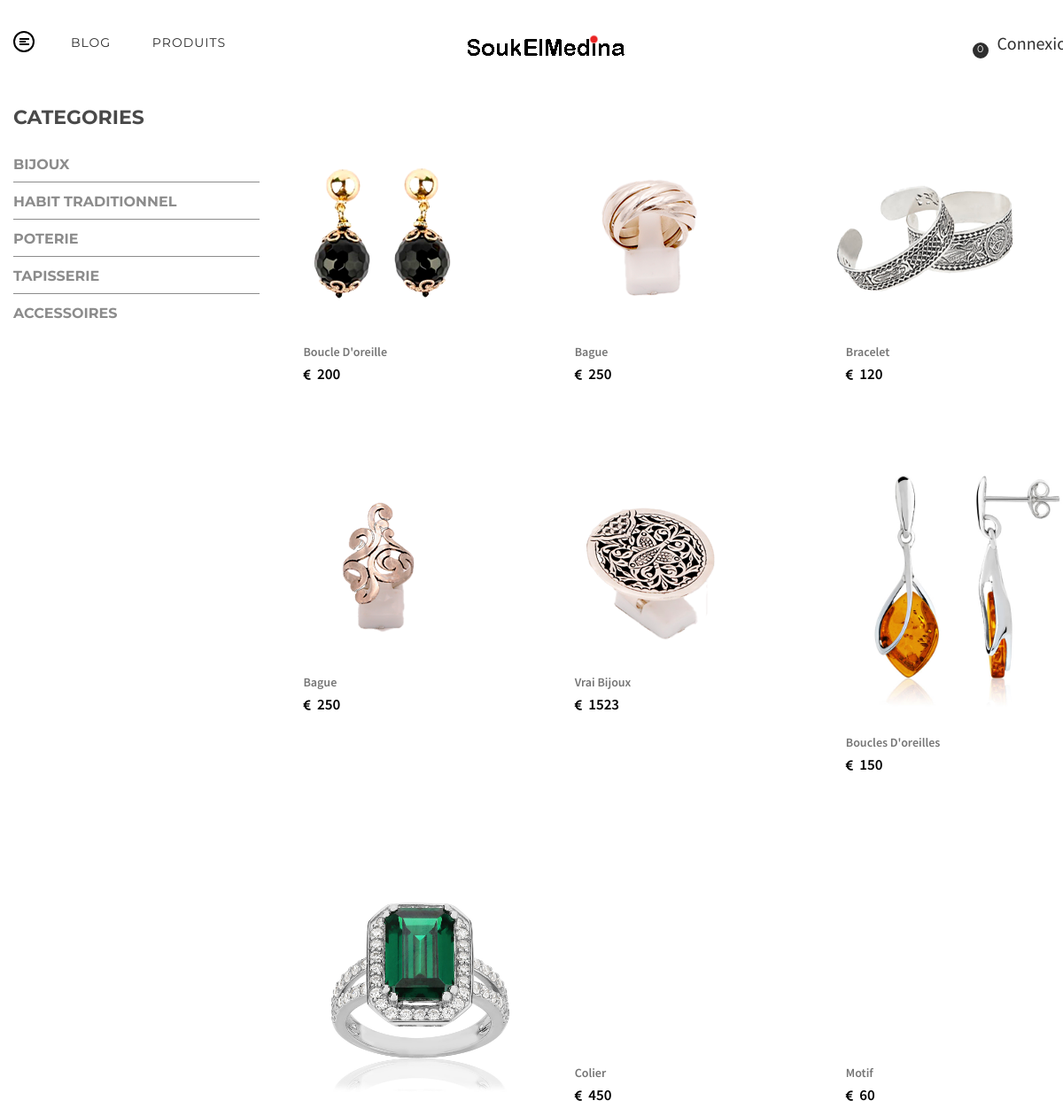
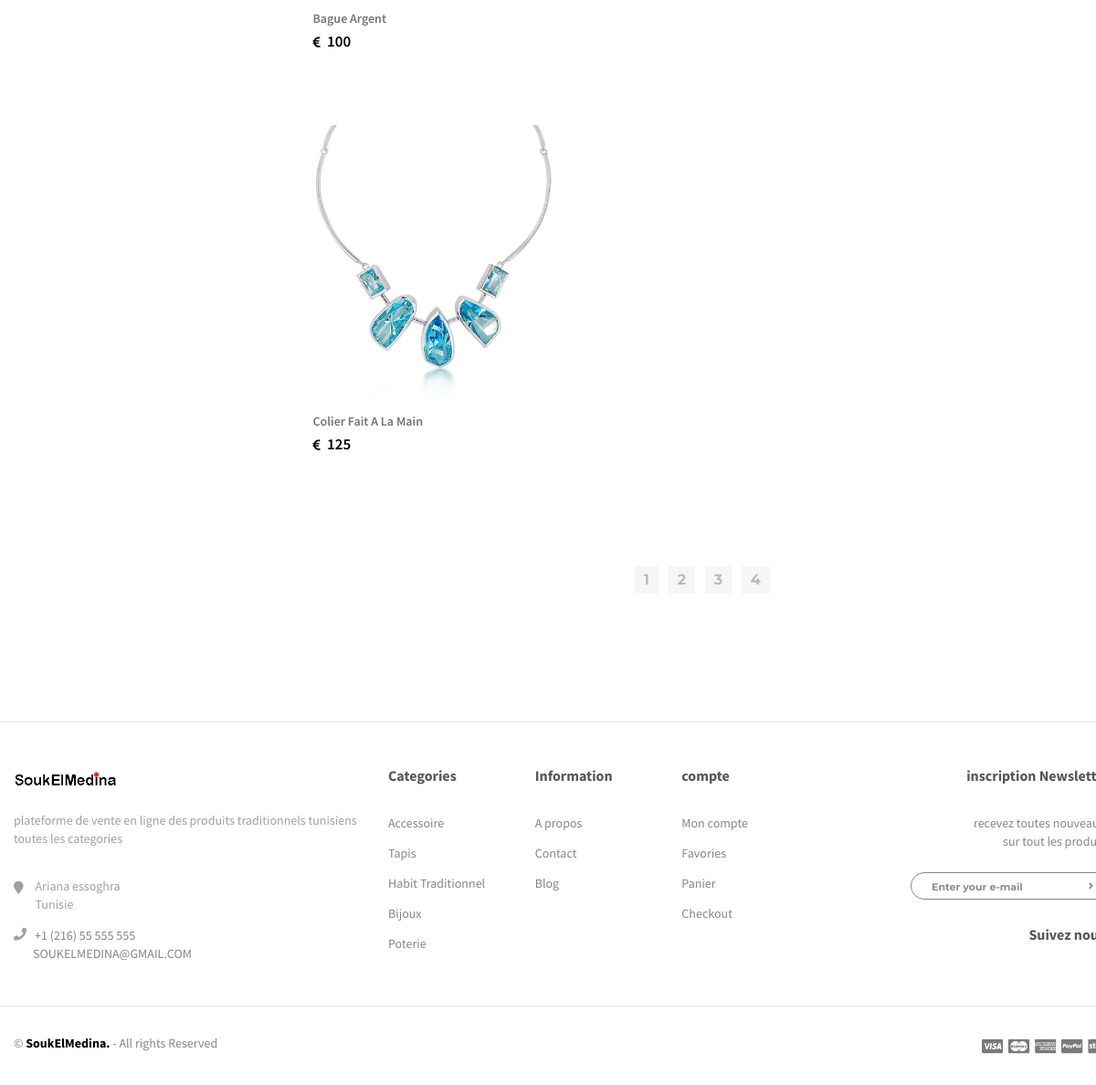
The page /product-grid-view.php?referencee=bijoux on the database its author committed (2 pictures, top to bottom).
### tables this page shows
CREATE TABLE IF NOT EXISTS `produit` (
  `reference` int(11) NOT NULL AUTO_INCREMENT,
  `nom` varchar(255) NOT NULL,
  `prix` float NOT NULL,
  `categorie` varchar(255) NOT NULL,
  `description` varchar(255) NOT NULL,
  `image` varchar(255) NOT NULL,
  `date` timestamp NOT NULL DEFAULT CURRENT_TIMESTAMP,
  PRIMARY KEY (`reference`),
  KEY `fk` (`categorie`),
  KEY `categorie` (`categorie`)
);

### core/produitC.php (called while the page is built, shortened)
<?PHP
 class produitC {
    function affichagecat($r){
         $db = config::getConnexion();
        try{
        $q = $db->prepare("SELECT * FROM produit p inner join categorie c on p.categorie=c.referencee where c.referencee=:r");
        $q->bindValue(':r', $r);
        $q->execute();
        if ($q->rowCount() > 0){
        $check = $q->fetchAll();
        return $check;
        }
        else {
            return null ;
        }
    }
        catch (Exception $e){
            die('Erreur: '.$e->getMessage());
        }
    }
}
?>

### product-grid-view.php (the view, shortened to what this page needs)
<?php
include_once "index_sub/header.php";
if (isset($_GET['referencee'])) {
include_once "core/produitC.php";
$produit=new produitC();
$liste=$produit->affichagecat($_GET['referencee']);
}
?>
			<main id="mt-main">
				<div class="container">
					<div class="row">
						<aside id="sidebar" class="col-xs-12 col-sm-4 col-md-3 wow fadeInLeft" data-wow-delay="0.4s">
							<section class="shop-widget">
								<h2>CATEGORIES</h2>
								<ul class="list-unstyled category-list">
									<li>
										<a href="product-grid-view.php?referencee=bijoux">
											<span class="name">Bijoux</span>
										</a>
									</li>
									<li>
										<a href="product-grid-view.php?referencee=habit traditionnels">
											<span class="name">Habit traditionnel</span>
										</a>
									</li>
									<li>
										<a href="product-grid-view.php?referencee=poterie">
											<span class="name">Poterie</span>
										</a>
									</li>
									<li>
										<a href="product-grid-view.php?referencee=tapis">
											<span class="name">Tapisserie</span>
										</a>
									</li>
									<li>
										<a href="product-grid-view.php?referencee=accessoire">
											<span class="name">Accessoires</span>
										</a>
									</li>
								</ul>
							</section>
						</aside>
						<div class="col-xs-12 col-sm-8 col-md-9 wow fadeInRight" data-wow-delay="0.4s">
							<header class="mt-shoplist-header">
							</header>
							<ul class="mt-productlisthold list-inline">
								<?php
											foreach ($liste as $row) {
												?>
								<li>
									<div class="mt-product1">
										<div class="box">
											<div class="b1">
												<div class="b2">
													<a href="product-detail.php?reference=<?php echo $row['reference'] ;?>"><img src="<?php echo $row['image'] ; ?>" alt="<?php $row['nom'] ;?>"></a>
												</div>
											</div>
										</div>
										<div class="txt">
											<strong class="title"><a href="product-detail.php?reference=<?php echo $row['reference']; ?>"><?php echo $row['nom']; ?></a></strong>
											<span class="price"><i class="fa fa-eur"></i> <span><?php echo $row['prix']; ?></span></span>
										</div>
										<br>
									</div>
								</li>
							<?php } ?>
							</ul>
							<nav class="mt-pagination">
								<ul class="list-inline">
									<li><a href="#">1</a></li>
									<li><a href="#">2</a></li>
									<li><a href="#">3</a></li>
									<li><a href="#">4</a></li>
								</ul>
							</nav>
						</div>
					</div>
				</div>
			</main>
			<?php 		include_once "index_sub/footer.php";
 ?>

### index_sub/header.php (shortened to what this page needs)
<!DOCTYPE html>
<html lang="en">
<head>
	<link rel="stylesheet" href="assets/css/bootstrap.css">
  <link rel="stylesheet" href="assets/css/animate.css">
	<link rel="stylesheet" href="assets/css/icon-fonts.css">
	<link rel="stylesheet" href="assets/css/main.css">
	<link rel="stylesheet" href="assets/css/responsive.css">
	 <link rel="stylesheet" href=
"https://cdnjs.cloudflare.com/ajax/libs/font-awesome/5.9.0/css/all.css">
</head>
<body class="right-side">
	<div id="wrapper">
		<div class="w1">
			<header id="mt-header" class="style9">
				<div class="mt-bottom-bar">
					<div class="container">
						<div class="row">
							<div class="col-xs-12">
								<ul class="mt-icon-list right">
									<li class="marginzero">
										<a class="bar-opener side-opener" href="#">
											<span class="bar"></span>
											<span class="bar small"></span>
											<span class="bar"></span>
										</a>
									</li>
								</ul>
								<nav id="nav">
									<ul>
										<li>
											<a href="blog.php">Blog</a>
										</li>
										<li>
											<a class="drop-link" href="product-grid-view.html">PRODUITS <i class="fa fa-angle-down hidden-lg hidden-md" aria-hidden="true"></i></a>
										</li>
									</ul>
								</nav>
								<ul class="mt-icon-list">
									<li><a href="" id="efff" class="icon-magnifier"></a></li>
									<?php if (isset($_SESSION['username'])) {
  ?>
                      <li><a class="icon-heart" href="wishlist.php"></a></li>
               <?php }
                else { ?>
                   <li><a  href="loginpage.php" class="icon-heart"></a></li>
                <?php } ?>
									<li >
										<a href="order-shopping-cart.php" class="cart-opener">
											<span class="icon-handbag"></span>
											<span class="num" id="total"><?php
											if(isset($_SESSION['total']))
											{
											 echo $_SESSION['total'] ;
											}
											else { ?>0</span>
										<?php } ?></span>
										</a>
									</li>
								<?php if(!isset($_SESSION['username'])): ?>
								<li style="font-size: 20px ; color: black ;"><a href="loginpage.php">Connexion</a></li>
								<?php endif ; if(isset($_SESSION['username'])): ?>
								<li style="font-size: 20px ; color: black ;"><a href="views/logout.php">Deconnexion (<?php echo $_SESSION['username']; ?>)</a></li>
								<?php endif; ?>
								</ul>
								<div class="mt-logo" style="width: 180px;"><a href="index.php"><img src="assets/images/mt-logo.png" alt="schon"></a></div>
							</div>
						</div>
					</div>
				</div>
			</header>

### index_sub/footer.php (shortened to what this page needs)
<footer id="mt-footer" class="style3 wow fadeInUp" data-wow-delay="0.4s">
				<div class="footer-holder">
					<div class="container divider">
						<div class="row">
							<div class="col-xs-12 col-sm-4 mt-paddingbottomsm">
								<div class="f-widget-about">
									<div class="logo">
										<a href="homepage3.html"><img src="assets/images/mt-logo.png" alt="Schon"></a>
									</div>
									<p>plateforme de vente en ligne des produits traditionnels tunisiens<br> toutes les categories</p>
									<ul class="list-unstyled address-list">
										<li><i class="fa fa-map-marker"></i><address>Ariana essoghra<br>Tunisie</address></li>
										<li><i class="fa fa-phone"></i><a href="tel:15553332211">+1 (216) 55 555 555</a></li>
										<li><i class="fa fa-envelope-o"></i><a href="#">SOUKELMEDINA@GMAIL.COM</a></li>
									</ul>
								</div>
							</div>
							<nav class="col-xs-12 col-sm-8 col-md-5 mt-paddingbottomsm">
								<div class="nav-widget-1">
									<h3 class="f-widget-heading">Categories</h3>
									<ul class="list-unstyled f-widget-nav">
										<li><a href="#">Accessoire</a></li>
										<li><a href="#">Tapis</a></li>
										<li><a href="#">Habit Traditionnel</a></li>
										<li><a href="#">Bijoux</a></li>
										<li><a href="#">Poterie</a></li>
									</ul>
								</div>
								<div class="nav-widget-1">
									<h3 class="f-widget-heading">Information</h3>
									<ul class="list-unstyled f-widget-nav">
										<li><a href="#">A propos</a></li>
										<li><a href="#">Contact</a></li>
										<li><a href="#">Blog</a></li>
									</ul>
								</div>
								<div class="nav-widget-1">
									<h3 class="f-widget-heading">compte</h3>
									<ul class="list-unstyled f-widget-nav">
										<li><a href="#">Mon compte</a></li>
										<li><a href="#">Favories</a></li>
										<li><a href="#">Panier</a></li>
										<li><a href="#">Checkout</a></li>
									</ul>
								</div>
							</nav>
							<div class="col-xs-12 col-md-3 text-right hidden-sm">
								<div class="f-widget-newsletter">
									<h3 class="f-widget-heading">inscription Newsletter</h3>
									<p>recevez toutes nouveauté<br>sur tout les produits</p>
									<div class="holder">
										<form action="views/ajouter_NL.php" method='POST' class="newsletter-form">
											<fieldset>
											<input type="email" name="email" class="form-control" placeholder="Enter your e-mail">
											<button type="submit"><i class="fa fa-angle-right"></i></button>
											</fieldset>
										</form>
									</div>
									<h4 class="f-widget-heading follow">Suivez nous</h4>
								</div>
							</div>
						</div>
					</div>
				</div>
				<div class="footer-area">
					<div class="container">
						<div class="row">
							<div class="col-xs-12 col-sm-6">
								<p>© <a href="homepage3.html">SoukElMedina.</a> - All rights Reserved</p>
							</div>
							<div class="col-xs-12 col-sm-6 text-right">
								<div class="bank-card-2">
									<img src="assets/images/bank-card2.png" alt="Bank Card">
								</div>
							</div>
						</div>
					</div>
				</div>
			</footer>
		</div>
	</div>
</body>
</html>

### rows shown on the page
produit: image (picture), nom "Boucle D'oreille", prix "200"
produit: image (picture), nom "Bague", prix "250"
produit: image (picture), nom "Bracelet", prix "120"
produit: image (picture), nom "Bague", prix "250"
produit: image (picture), nom "Vrai Bijoux", prix "1523"
produit: image (picture), nom "Boucles D'oreilles", prix "150"
produit: image (picture), nom "Bague Argent", prix "100"
produit: nom "Colier", prix "450"
produit: nom "Motif", prix "60"
produit: image (picture), nom "Colier Fait A La Main", prix "125"
